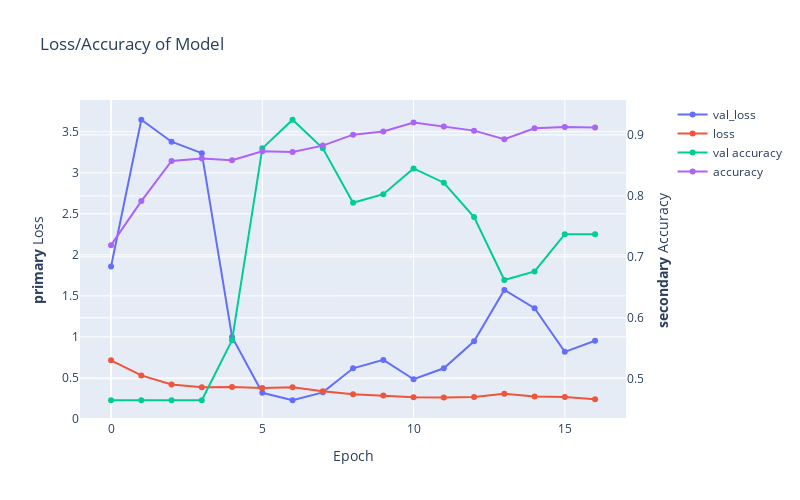

This figure's notebook cell:
### Markdown cell above
This cell creates an interactive plot with Plotly to show training and validation loss and accuracy on a dual y-axis, and saves the plot as an image.

### Code cell
# Create subplots with secondary y-axis
fig = make_subplots(specs=[[{"secondary_y": True}]])

# Add validation loss trace to the plot
fig.add_trace(
    go.Scatter(y=model.history.history['val_loss'], name="val_loss"),
    secondary_y=False,
)

# Add training loss trace to the plot
fig.add_trace(
    go.Scatter(y=model.history.history['loss'], name="loss"),
    secondary_y=False,
)

# Add validation accuracy trace to the plot
fig.add_trace(
    go.Scatter(y=model.history.history['val_accuracy'], name="val accuracy"),
    secondary_y=True,
)

# Add training accuracy trace to the plot
fig.add_trace(
    go.Scatter(y=model.history.history['accuracy'], name="accuracy"),
    secondary_y=True,
)

# Update layout with title and axis labels
fig.update_layout(
    title_text="Loss/Accuracy of Model"
)

fig.update_xaxes(title_text="Epoch")

fig.update_yaxes(title_text="<b>primary</b> Loss", secondary_y=False)
fig.update_yaxes(title_text="<b>secondary</b> Accuracy", secondary_y=True)

fig.update_layout(
    autosize=False,
    width=800, 
    height=500, 
    )

# Show the plot
fig.show()

### Figure 1 — Plotly figure (JSON) as saved in the notebook; plotly's stock layout.template omitted (floating-point values rounded to 4 significant figures)
{"data": [{"name": "val_loss", "type": "scatter", "xaxis": "x", "y": [1.858, 3.647, 3.379, 3.24, 0.9993, 0.3184, 0.2275, 0.3239, 0.6165, 0.7193, 0.4836, 0.6169, 0.9464, 1.572, 1.35, 0.8175, 0.9521], "yaxis": "y"}, {"name": "loss", "type": "scatter", "xaxis": "x", "y": [0.7149, 0.5304, 0.4188, 0.3866, 0.3889, 0.3757, 0.3854, 0.3368, 0.2998, 0.2845, 0.2631, 0.2614, 0.2677, 0.3075, 0.2746, 0.2661, 0.2408], "yaxis": "y"}, {"name": "val accuracy", "type": "scatter", "xaxis": "x", "y": [0.4648, 0.4648, 0.4648, 0.4648, 0.5634, 0.8779, 0.9249, 0.8779, 0.7887, 0.8028, 0.8451, 0.8216, 0.7653, 0.662, 0.6761, 0.7371, 0.7371], "yaxis": "y2"}, {"name": "accuracy", "type": "scatter", "xaxis": "x", "y": [0.7191, 0.7915, 0.8572, 0.8612, 0.8586, 0.8732, 0.8718, 0.8825, 0.9004, 0.9057, 0.9203, 0.9137, 0.907, 0.8931, 0.911, 0.913, 0.9124], "yaxis": "y2"}], "layout": {"autosize": false, "height": 500, "title": {"text": "Loss/Accuracy of Model"}, "width": 800, "xaxis": {"anchor": "y", "domain": [0, 0.94], "title": {"text": "Epoch"}}, "yaxis": {"anchor": "x", "domain": [0, 1], "title": {"text": "<b>primary</b> Loss"}}, "yaxis2": {"anchor": "x", "overlaying": "y", "side": "right", "title": {"text": "<b>secondary</b> Accuracy"}}}}
